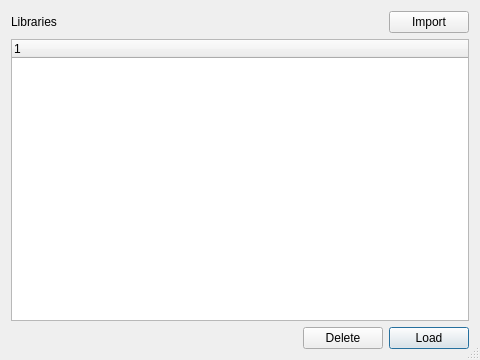
<?xml version="1.0" encoding="UTF-8"?>
<ui version="4.0">
 <class>LibraryManager</class>
 <widget class="QDialog" name="LibraryManager">
  <property name="geometry">
   <rect>
    <x>0</x>
    <y>0</y>
    <width>480</width>
    <height>360</height>
   </rect>
  </property>
  <property name="windowTitle">
   <string>Library Manager</string>
  </property>
  <property name="sizeGripEnabled">
   <bool>true</bool>
  </property>
  <property name="modal">
   <bool>true</bool>
  </property>
  <layout class="QGridLayout" name="gridLayout_2">
   <item row="0" column="0">
    <layout class="QVBoxLayout" name="verticalLayout">
     <item>
      <layout class="QHBoxLayout" name="horizontalLayout_3">
       <item>
        <widget class="QLabel" name="label">
         <property name="text">
          <string>Libraries</string>
         </property>
        </widget>
       </item>
       <item>
        <spacer name="horizontalSpacer">
         <property name="orientation">
          <enum>Qt::Horizontal</enum>
         </property>
         <property name="sizeHint" stdset="0">
          <size>
           <width>40</width>
           <height>20</height>
          </size>
         </property>
        </spacer>
       </item>
       <item>
        <widget class="QPushButton" name="importButton">
         <property name="text">
          <string>Import</string>
         </property>
        </widget>
       </item>
      </layout>
     </item>
     <item>
      <widget class="QTreeWidget" name="libraryTable">
       <column>
        <property name="text">
         <string notr="true">1</string>
        </property>
       </column>
      </widget>
     </item>
     <item>
      <layout class="QHBoxLayout" name="horizontalLayout_2">
       <item>
        <spacer name="horizontalSpacer_2">
         <property name="orientation">
          <enum>Qt::Horizontal</enum>
         </property>
         <property name="sizeHint" stdset="0">
          <size>
           <width>40</width>
           <height>20</height>
          </size>
         </property>
        </spacer>
       </item>
       <item>
        <widget class="QPushButton" name="deleteButton">
         <property name="text">
          <string>Delete</string>
         </property>
        </widget>
       </item>
       <item>
        <widget class="QPushButton" name="loadButton">
         <property name="text">
          <string>Load</string>
         </property>
         <property name="default">
          <bool>true</bool>
         </property>
        </widget>
       </item>
      </layout>
     </item>
    </layout>
   </item>
  </layout>
 </widget>
 <resources/>
 <connections/>
</ui>
